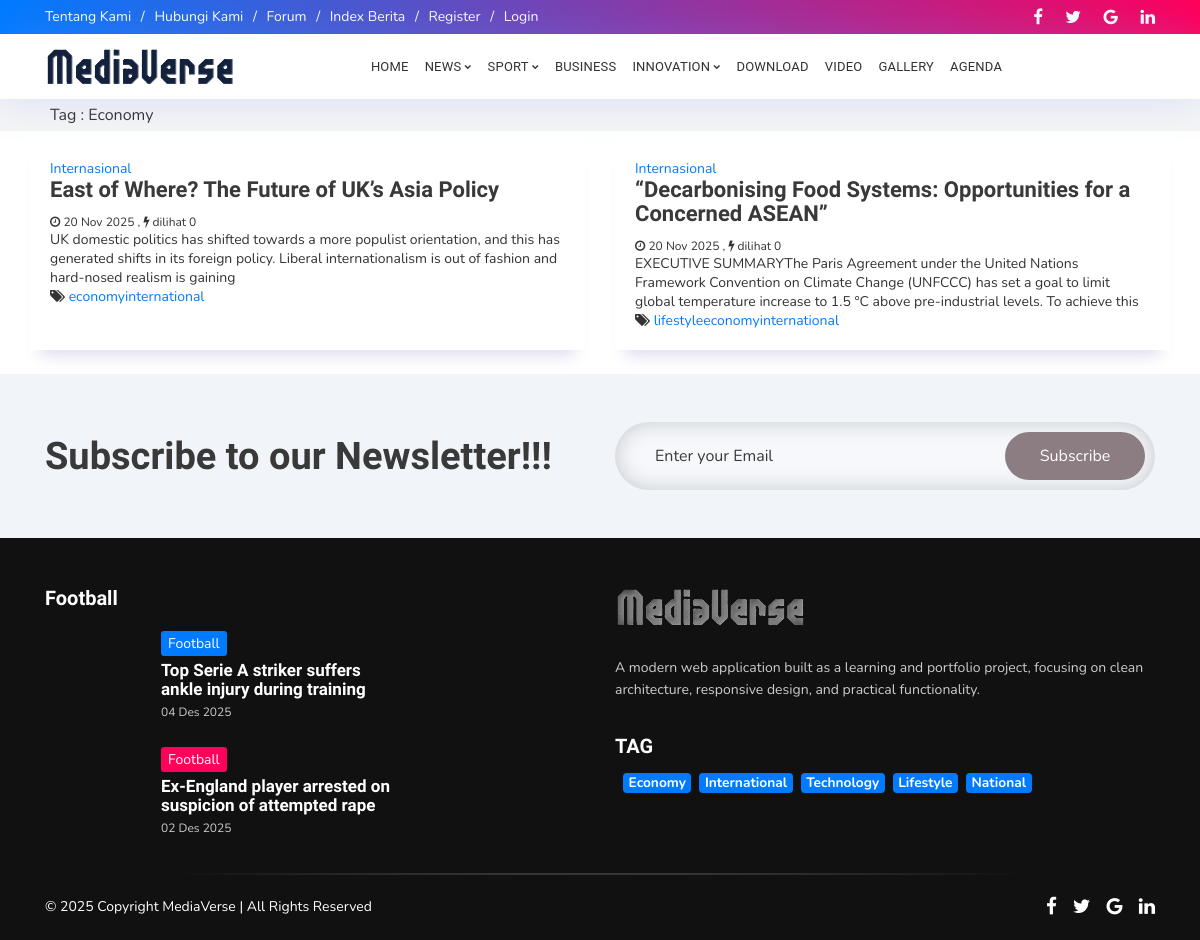
Screenshot of /tag/detail/economy with the database file from the repository.
### tables this page shows
CREATE TABLE `menu` (
  `id_menu` int(5) NOT NULL,
  `id_parent` int(5) NOT NULL DEFAULT 0,
  `nama_menu` varchar(255) NOT NULL,
  `link` varchar(100) NOT NULL,
  `aktif` enum('Ya','Tidak') NOT NULL DEFAULT 'Ya',
  `position` enum('Top','Bottom') DEFAULT 'Bottom',
  `urutan` int(3) NOT NULL
);

CREATE TABLE `logo` (
  `id_logo` int(5) NOT NULL,
  `gambar` varchar(100) NOT NULL
);

CREATE TABLE `tag` (
  `id_tag` int(5) NOT NULL,
  `nama_tag` varchar(100) NOT NULL,
  `username` varchar(50) NOT NULL,
  `tag_seo` varchar(100) NOT NULL,
  `count` int(5) NOT NULL
);

CREATE TABLE `berita` (
  `id_berita` int(5) NOT NULL,
  `id_kategori` int(5) NOT NULL,
  `username` varchar(30) NOT NULL,
  `judul` varchar(100) NOT NULL,
  `sub_judul` varchar(255) NOT NULL,
  `youtube` varchar(100) NOT NULL,
  `judul_seo` text NOT NULL,
  `headline` enum('Y','N') NOT NULL DEFAULT 'Y',
  `aktif` enum('Y','N') NOT NULL DEFAULT 'N',
  `utama` enum('Y','N') NOT NULL DEFAULT 'Y',
  `isi_berita` longtext NOT NULL,
  `keterangan_gambar` text NOT NULL,
  `hari` varchar(20) NOT NULL,
  `tanggal` date NOT NULL,
  `jam` time NOT NULL,
  `gambar` varchar(100) NOT NULL,
  `dibaca` int(5) NOT NULL DEFAULT 1,
  `tag` varchar(100) NOT NULL,
  `status` enum('Y','N') NOT NULL DEFAULT 'Y'
);

CREATE TABLE `kategori` (
  `id_kategori` int(5) NOT NULL,
  `nama_kategori` varchar(50) NOT NULL,
  `username` varchar(50) NOT NULL,
  `kategori_seo` varchar(100) NOT NULL,
  `aktif` enum('Y','N') NOT NULL DEFAULT 'Y',
  `sidebar` int(10) NOT NULL,
  `gambar_utama` text NOT NULL
);

CREATE TABLE `templates` (
  `id_templates` int(5) NOT NULL,
  `judul` varchar(100) NOT NULL,
  `username` varchar(50) NOT NULL,
  `pembuat` varchar(50) NOT NULL,
  `folder` varchar(50) NOT NULL,
  `aktif` enum('Y','N') NOT NULL DEFAULT 'N'
);

CREATE TABLE `identitas` (
  `id_identitas` int(5) NOT NULL,
  `nama_website` varchar(100) NOT NULL,
  `email` varchar(100) NOT NULL,
  `url` varchar(100) NOT NULL,
  `facebook` text NOT NULL,
  `rekening` varchar(100) NOT NULL,
  `no_telp` varchar(20) NOT NULL,
  `meta_deskripsi` varchar(250) NOT NULL,
  `meta_keyword` varchar(250) NOT NULL,
  `favicon` varchar(50) NOT NULL,
  `maps` text NOT NULL
);

### application/views/mediaverse/detailtag.php (the view, shortened to what the rows shown need)
<div class="post-head mb-2" style="padding: 5px 50px; font-size: 16px; color: #333; background-color: #f5f5f5;">
    Tag : <?php echo  $rows['nama_tag'];?>
</div>
<?php
if(!function_exists('get_viewer')) {
	function get_viewer($number) {
		return number_format($number,0,',','.');
	}
}
?>
		<div class="row" style="padding: 0 30px;">
			<?php
				$label_color = array('purple','green','red','tosca','pink','orange','blue','black');
				$icolor = 0;
			   foreach ($beritatag->result_array() as $i =>  $r) {
				  $icolor = ($i % (count($label_color)) == 0) ? ($icolor = 0) : $icolor;
				  $isi_berita =(strip_tags($r['isi_berita']));
				  $isi = substr($isi_berita,0,220);
				  $isi = substr($isi_berita,0,strrpos($isi," "));
				  $judul = $r['judul'];
				  ?>
				  <div class="col-md-6 mb-4">
					  <div class="blog card h-100">
						<div class="card-body">
							<div class="post-category">
									<a href="<?php echo base_url('kategori/detail/'.$r['kategori_seo']);?>">
										<div class="color-label <?php echo $label_color[$icolor++];?>">
											<?php echo $r['nama_kategori'];?>
										</div>
									</a>
							</div>
							<a href="<?php echo base_url().$r['judul_seo'];?>">
								<h3 class="card-title"><?php echo $judul;?></h3>
							</a>
							<div class="post-meta">
								<i class="fa fa-clock-o"></i> <?php echo tgl_indo($r['tanggal']); ?> ,
								<i class="fa fa-flash"></i> dilihat <?php echo get_viewer($r['dibaca']) ; ?>
							</div>
							<div class="card-text">
								<?php echo $isi;  ?>
							</div>
							<?php
							if( !empty($r['tag'])) {
								$tags = explode(",",$r['tag']);
							?>
								<div class="tags">
								<i class="fa fa-tags"></i>
									<?php
										$hitung = count($tags);
										for ($x=0; $x<=$hitung-1; $x++) {
											if ($tags[$x] != ''){
												echo "<a href='".base_url()."tag/detail/$tags[$x]'>$tags[$x]</a>";
											}
										}
									?>
								</div>
							<?php } ?>
						</div>
					</div>
				</div>
				<?php
			  }
			?>
		</div>

### application/views/mediaverse/header.php (shortened to what the rows shown need)
<div class="fbt-headline clearfix" id="headline">
    <div class="container">
        <div class="row align-items-center justify-content-between py-1 py-md-0">
            <div class="col-md-7 left-headline-content">
                <div class="fbt-left-headline" id="left-headline">
                    <ul class="nav justify-content-center justify-content-md-start">
                        <?php
                        $topmenu = $this->model_utama->view_where_ordering_limit('menu',array('position' => 'Top','aktif' => 'Ya'),'urutan','ASC',0,6);
                        foreach ($topmenu->result_array() as $row):
                            if(preg_match("/^http/", $row['link'])):
                                echo "<li class='nav-item'><a class='nav-link' href='$row[link]'>$row[nama_menu]</a></li>";
                            else:
                                echo "<li class='nav-item'><a class='nav-link' href='".base_url()."$row[link]'>$row[nama_menu]</a></li>";
                            endif;
                        endforeach;
                        ?>
                    </ul>
                </div>
            </div>
        </div>
    </div>
</div>
<nav class="navbar navbar-expand-xl navbar-fbt fbt-nav-skin fbt_sticky_nav m-0">
    <div class="container nav-mobile-px clearfix">
        <div class="navbar-brand order-2 order-xl-1 m-auto">
            <a href="<?php echo base_url(); ?>">
                <?php
                      $logo = $this->model_utama->view_ordering_limit('logo','id_logo','DESC',0,1);
                      foreach ($logo->result_array() as $row) {
                        echo "<img src='".base_url()."asset/logo/$row[gambar]'/>";
                      }
                ?>
        </div>
        <div class="collapse navbar-collapse order-4 order-xl-3 clearfix" id="navbar-menu">
            <ul class="navbar-nav m-auto clearfix">
                <?php
                $botm = $this->db->query("SELECT * FROM menu where id_parent='0' AND position = 'Bottom' AND aktif='Ya' ORDER BY urutan ASC");
                foreach ($botm->result_array() as $row):
                    $dropdown = $this->db->query("SELECT * FROM menu WHERE id_parent='$row[id_menu]' AND aktif='Ya' ORDER BY urutan ASC")->num_rows();
                    if ($dropdown == 0):
                        echo "<li class='nav-item'>
                                    <a  class='nav-link' href='".base_url()."$row[link]'>$row[nama_menu]</a>
                                </li>";
                    else:
                        echo "<li class='nav-item dropdown'>
                                    <a href='#' class='nav-link dropdown-toggle' aria-haspopup='true' aria-expanded='false' data-toggle='dropdown'>$row[nama_menu]</a>
                                    <div class='dropdown-menu'>";
                                    echo "</div>
                                </li>";
                    endif;
                endforeach;
                ?>
            </ul>
        </div>
    </div>
</nav>

### application/views/mediaverse/footer.php (shortened to what the rows shown need)
<div class="fbt-newsletter-area">
    <div class="fbt-bottom-section clearfix" id="fbt_bottom_section">
        <div class="widget FollowByEmail">
            <div class="container">
                <div class="row justify-content-center">
                    <div class="follow-by-email-inner subscriber-form col-lg-12">
                        <div class="card-- py-5">
                            <div class="row justify-content-center align-items-center">
                                <div class="col-lg-6">
                                    <h2 class="title mb-4 mb-lg-0 text-center text-lg-left">
                                        Subscribe to our Newsletter!!!
                                    </h2>
                                </div>
                            </div>
                        </div>
                    </div>
                </div>
            </div>
        </div>
    </div>
</div>
<div class="footer-dark footer-black pt-5" id="footer-content">
    <div class="container pb-4">
        <div class="row clearfix">
            <div class="col-lg-4">
                <div class="footer-1 section">
                    <div class="fbt_list_posts">
                        <?php
                        $r1y = $this->model_utama->view_where('kategori',array('sidebar' => 2))->row_array();
                        echo "<h4 class='title title-heading'>
                            $r1y[nama_kategori]
                        </h4>";
                        echo "<div class='widget-content'>";
                            $kategori2 = $this->model_utama->view_join_two('berita','users','kategori','username','id_kategori',array('berita.id_kategori' => $r1y['id_kategori'],'berita.status' => 'Y'),'id_berita','DESC',4,2);
                            foreach ($kategori2->result_array() as $r4m):
                                echo "<article class='post mb-3'>
                                    <div class='post-content media align-items-center'>
                                        <div class='fbt-item-thumbnail clearfix'>
                                            <a href='".base_url()."$r3m[judul_seo]'>";
                                                if ($r4m['gambar'] ==''):
                                                    echo "<img alt='$r4m[judul]' class='post-thumbnail lazyloaded' data-src='".base_url()."asset/foto_berita/no-image.jpg'>";
                                                else:
                                                    echo "<img alt='$r4m[judul]' class='post-thumbnail lazyloaded' data-src='".base_url()."/asset/foto_berita/$r4m[gambar]'>";
                                                endif;
                                            echo "</a>
                                        </div>
                                        <div class='ml-3 fbt-title-caption media-body'>
                                            <span class='pp-post-tag'>$r4m[nama_kategori]</span>
                                            <h3 class='post-title'>
                                                <a href='".base_url()."$r4m[judul_seo]'>
                                                    $r4m[judul]
                                                </a>
                                            </h3>
                                            <div class='post-meta'>
                                                <span class='post-date published'>".tgl_indo($r4m['tanggal'])."</span>
                                            </div>
                                        </div>
                                    </div>
                                </article>";
                            endforeach;
                        ?>
                        </div>
                    </div>
                </div>
            </div>
            <div class="col-lg-6 ml-lg-auto">
                <div class="row">
                    <div class="col-lg-12 mb-3">
                        <div class="footer-2 section">
                            <div class="logoImage">
                                <div class="widget-content">
                                    <img alt="" src="<?php echo base_url(); ?>template/<?php echo template(); ?>/images/logo-light.png">
                                </div>
                            </div>
                            <div class="widget Text">
                                <div class="widget-content">
                                    <p><?php
                                    $iden = $this->model_utama->view('identitas')->row_array();
                                    echo $iden['meta_deskripsi']; ?></p>
                                </div>
                            </div>
                        </div>
                    </div>
                    <div class="col-lg-12">
                        <div class="footer-5 section">
                            <div class="widget">
                                <div class="widget-content list-label-widget-content">
                                    <?php
                                    $tag = $this->model_utama->view_ordering_limit('tag','id_tag','RANDOM',0,50);
                                    foreach ($tag->result_array() as $row):
                                        echo "<a class='badge badge-primary ml-2 mb-1' href='".base_url()."tag/detail/$row[tag_seo]' >$row[nama_tag]</a>";
                                    endforeach;
                                    ?>
                                </div>
                            </div>
                        </div>
                    </div>
                </div>
            </div>
        </div>
    </div>
    <div id="credits">
    </div>
</div>

### rows the page displays
menu: nama_menu "Tentang Kami"
menu: nama_menu "Hubungi Kami"
menu: nama_menu "Forum"
menu: nama_menu "Index Berita"
menu: nama_menu "Register"
menu: nama_menu "Login"
logo: gambar (picture)
menu: nama_menu "NEWS"
menu: nama_menu "SPORT"
menu: nama_menu "BUSINESS"
menu: nama_menu "INNOVATION"
menu: nama_menu "DOWNLOAD"
menu: nama_menu "VIDEO"
menu: nama_menu "GALLERY"
menu: nama_menu "AGENDA"
tag: nama_tag "Economy"
berita: id_kategori.nama_kategori "Internasional", judul "East of Where? The Future of UK’s Asia Policy", tanggal "20 Nov 2025", dibaca "0", isi_berita "UK domestic politics has shifted towards a more populist orientation, and this has generated shifts in its foreign policy. Liberal internationalism is out of fashion and hard-nosed realism is gaining", tag "economy", tag "international"
berita: id_kategori.nama_kategori "Internasional", judul "“Decarbonising Food Systems: Opportunities for a Concerned ASEAN”", tanggal "20 Nov 2025", dibaca "0", isi_berita "EXECUTIVE SUMMARYThe Paris Agreement under the United Nations Framework Convention on Climate Change (UNFCCC) has set a goal to limit global temperature increase to 1.5 °C above pre-industrial levels. To achieve this", tag "lifestyle", tag "economy", tag "international"
kategori: nama_kategori "Football"
berita: id_kategori.nama_kategori "Football", judul "Top Serie A striker suffers ankle injury during training", tanggal "04 Des 2025"
berita: id_kategori.nama_kategori "Football", judul "Ex-England player arrested on suspicion of attempted rape", tanggal "02 Des 2025"
templates: folder (picture)
identitas: meta_deskripsi "A modern web application built as a learning and portfolio project, focusing on clean architecture, responsive design, and practical functionality."
tag: nama_tag "International"
tag: nama_tag "Technology"
tag: nama_tag "Lifestyle"
tag: nama_tag "National"
